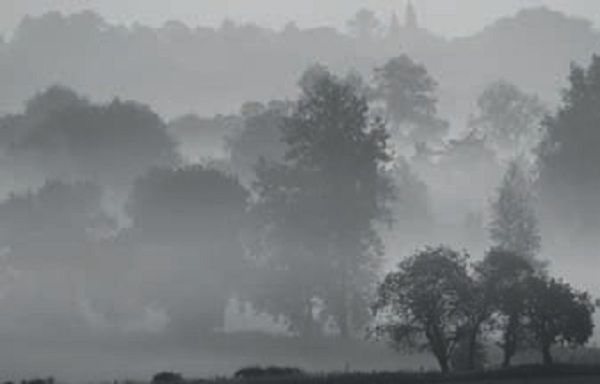
#> input picture DIP-Lab/img.jpeg, 600 x 384 px
$ jupyter execute histogram_sretching.ipynb
#> lines starting #> are read from the running program, lines starting #| are printed output that depends on the picture
`Histogram Stretching`

[cell 1]
from PIL import Image, ImageColor
import os
from matplotlib import pyplot as plt

try:
  imgpath = os.getcwd() + "/img.jpeg"
  img = Image.open(imgpath)
#> img is the input picture: PIL image 600x384 RGB; mean R, G, B 127.5, 130.9, 133.1
except IOError:
  pass

rgb_bands = img.split()
red, green, blue = rgb_bands[0], rgb_bands[1], rgb_bands[2]
rmin, rmax = 40, 200
gmin, gmax = 50, 180
bmin, bmax = 60, 170

def get_normalized_red(intensity):
  norm_int = (intensity - rmin)*(255/(rmax-rmin))
  return norm_int

def get_normalized_green(intensity):
  norm_int = (intensity - gmin)*(255/(gmax-gmin))
  return norm_int

def get_normalized_blue(intensity):
  norm_int = (intensity - bmin)*(255/(bmax-bmin))
  return norm_int

r_band = rgb_bands[0].point(get_normalized_red)
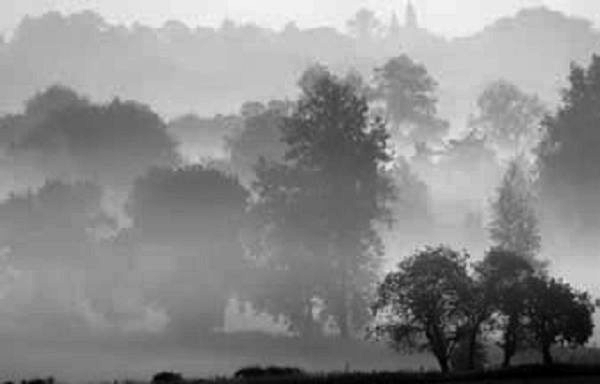
#> r_band: PIL image 600x384 L; min 0, max 252, mean 139.4
g_band = rgb_bands[1].point(get_normalized_green)
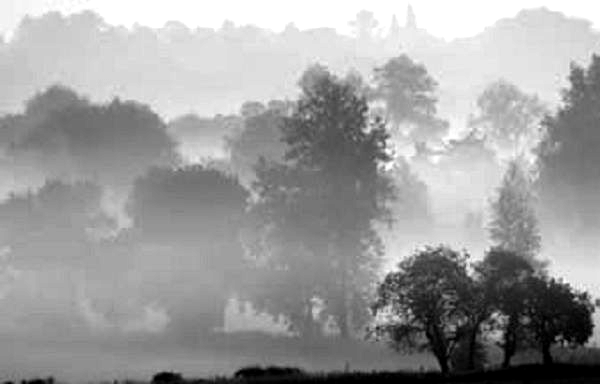
#> g_band: PIL image 600x384 L; min 0, max 255, mean 158
b_band = rgb_bands[2].point(get_normalized_blue)
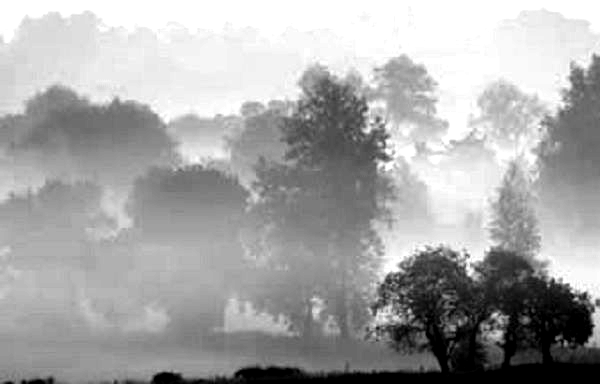
#> b_band: PIL image 600x384 L; min 0, max 255, mean 167.2

hist_stretching = Image.merge("RGB", (r_band, g_band, b_band))
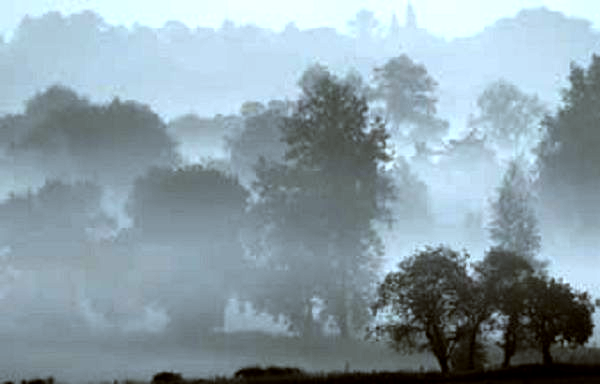
#> hist_stretching: PIL image 600x384 RGB; mean R, G, B 139.4, 158, 167.2

$ run again, with DIP-Lab/astro_in_forest.jpg copied over DIP-Lab/img.jpeg
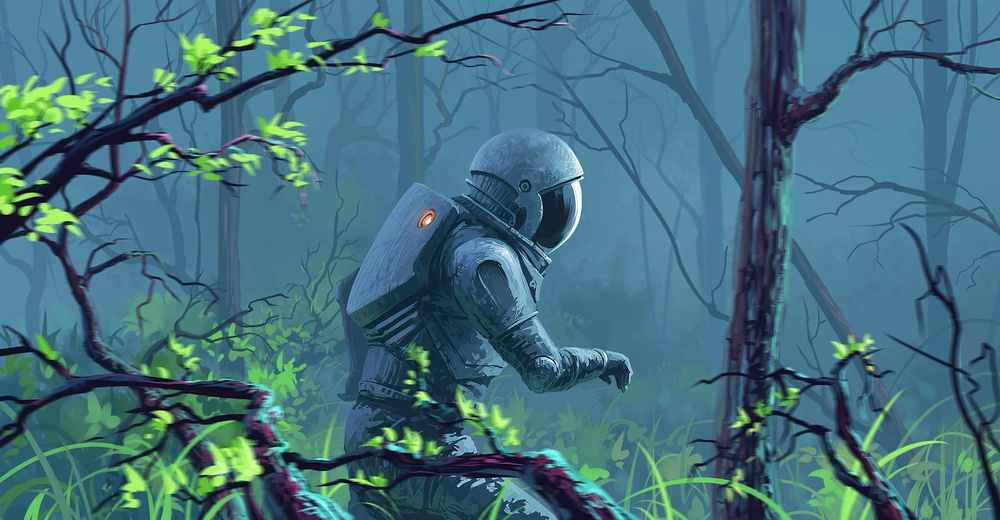
#> input picture DIP-Lab/astro_in_forest.jpg, 1000 x 520 px, shrunk from 2000 x 1040 before the run
#> img is the input picture: PIL image 1000x520 RGB; mean R, G, B 67.8, 113.4, 125.3
#> `b_band = rgb_bands[2].point(get_normalized_blue)`:
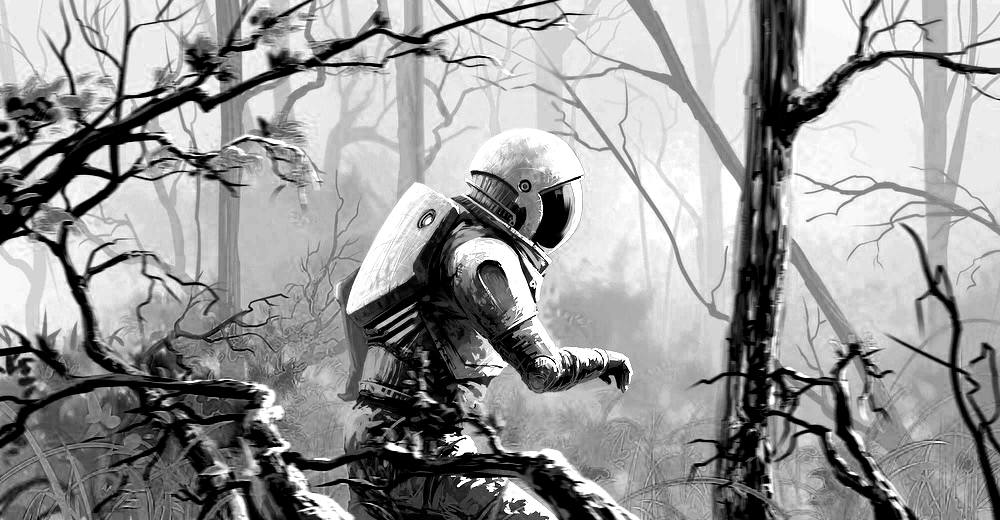
#> b_band: PIL image 1000x520 L; min 0, max 255, mean 152.4
#> `hist_stretching = Image.merge("RGB", (r_band, g_band, b_band))`:
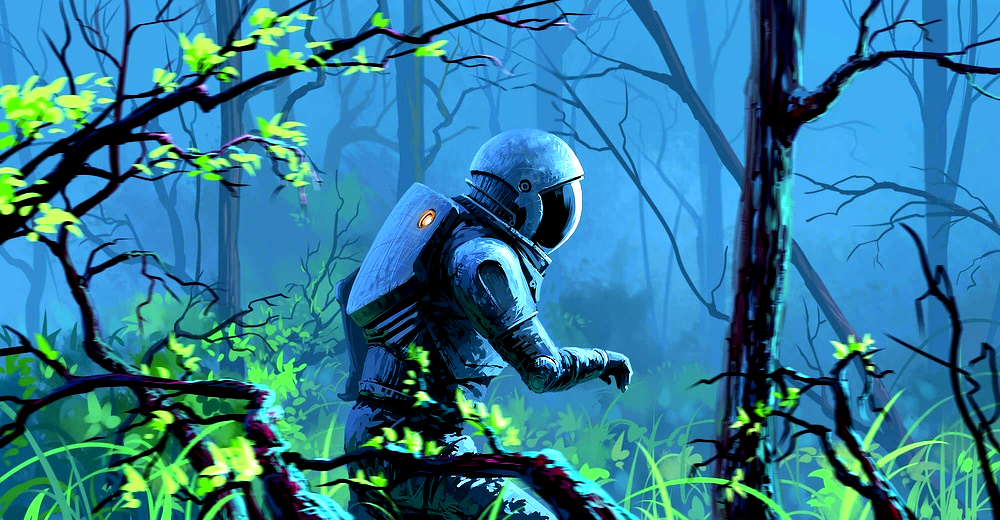
#> hist_stretching: PIL image 1000x520 RGB; mean R, G, B 47.7, 124.7, 152.4
